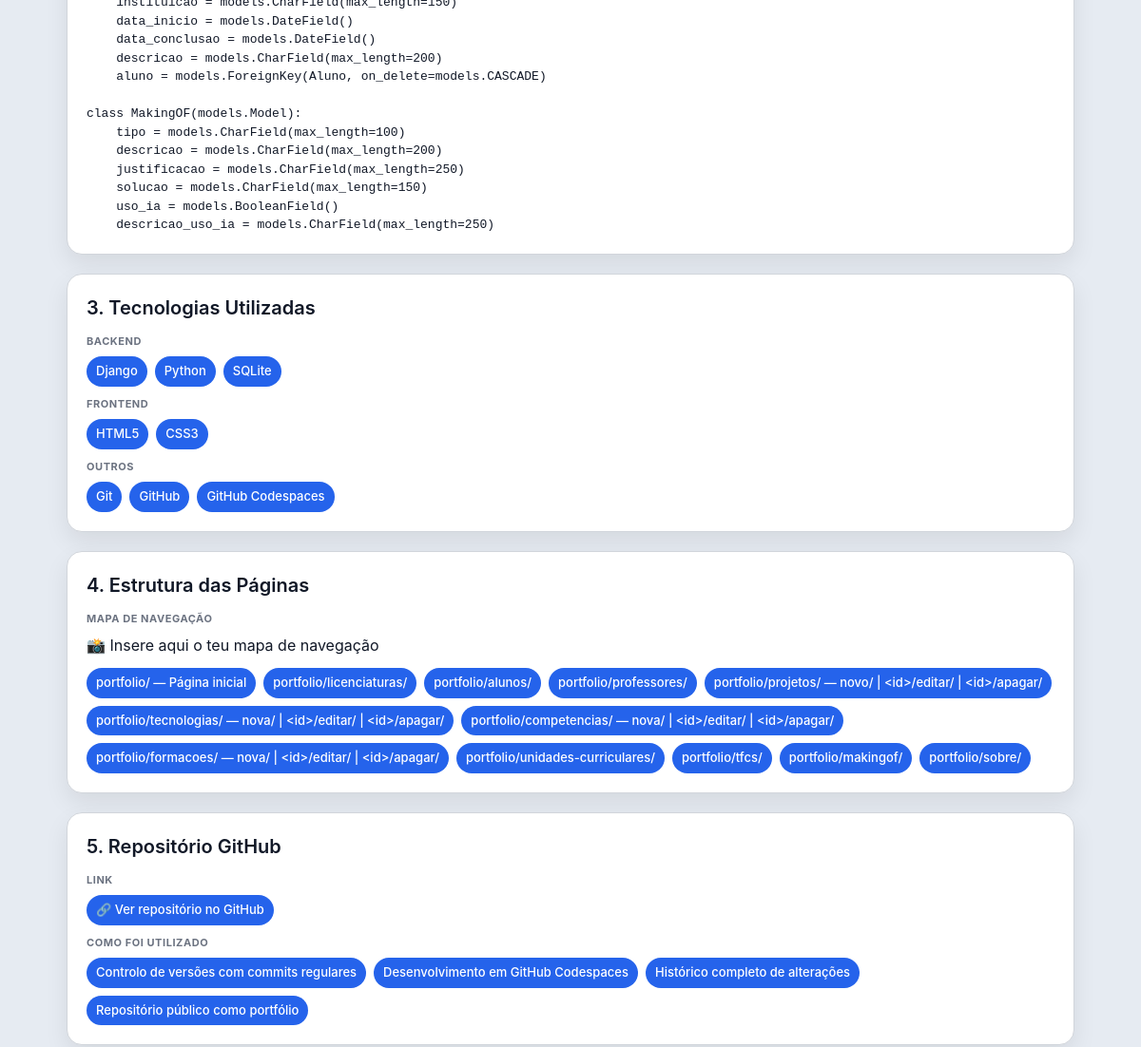
/sobre/ (middle part), run on an earlier commit of the app's database.
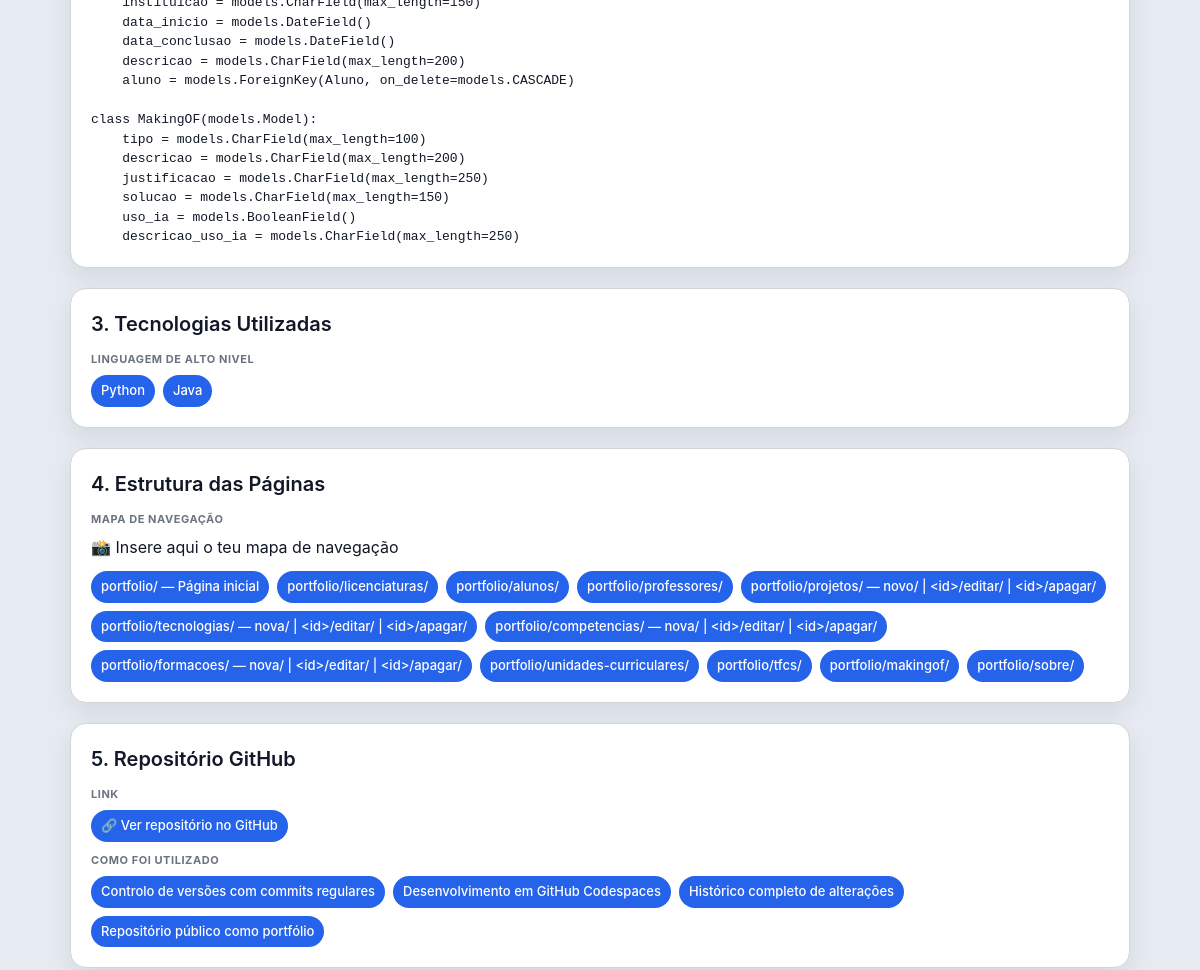
And on a later commit of the database.
### portfolio/models.py (models this page shows, shortened)
class Tecnologia(models.Model):
    nome = models.CharField(max_length=100)
    tipo = models.CharField(max_length=150)
    descricao = models.CharField(max_length=200)
    site = models.URLField()
    interesse = models.IntegerField(
        validators=[MinValueValidator(0), MaxValueValidator(10)]
    )

### portfolio/views.py (the view)
# urls.py: path('sobre/', views.sobre_view, name='sobre'),
def sobre_view(request):
    from itertools import groupby
    from .models import Tecnologia, MakingOF
    tecnologias = Tecnologia.objects.all().order_by('tipo')
    makingof = MakingOF.objects.all()
    tecnologias_por_tipo = {}
    for tec in tecnologias:
        if tec.tipo not in tecnologias_por_tipo:
            tecnologias_por_tipo[tec.tipo] = []
        tecnologias_por_tipo[tec.tipo].append(tec)
    return render(request, 'portfolio/sobre.html', {
        'tecnologias_por_tipo': tecnologias_por_tipo,
        'makingof': makingof,
    })

### portfolio/templates/portfolio/sobre.html (shortened to what this page needs)
{% extends 'portfolio/base.html' %}
{% block content %}
{% load markdownify %}
<section>
    <article>
        <section>
            <pre class="codigo"><code>class Licenciatura(models.Model):
    descricao_uso_ia = models.CharField(max_length=250)</code></pre>
        </section>
    </article>
</section>
<section>
    <article>
        <header>
            <h3>3. Tecnologias Utilizadas</h3>
        </header>
        {% if tecnologias_por_tipo %}
            {% for tipo, techs in tecnologias_por_tipo.items %}
            <section>
                <h4>{{ tipo }}</h4>
                <ul>
                    {% for tec in techs %}
                    <li><a href="{{ tec.site }}" target="_blank" style="color:white;text-decoration:none;">{{ tec.nome }}</a></li>
                    {% endfor %}
                </ul>
            </section>
            {% endfor %}
        {% else %}
        <section>
            <h4>Backend</h4>
            <ul>
                <li>Django</li>
                <li>Python</li>
                <li>SQLite</li>
            </ul>
        </section>
        <section>
            <h4>Frontend</h4>
            <ul>
                <li>HTML5</li>
                <li>CSS3</li>
            </ul>
        </section>
        <section>
            <h4>Outros</h4>
            <ul>
                <li>Git</li>
                <li>GitHub</li>
                <li>GitHub Codespaces</li>
            </ul>
        </section>
        {% endif %}
    </article>
</section>
<section>
    <article>
        <header>
            <h3>4. Estrutura das Páginas</h3>
        </header>
        <section>
            <h4>Mapa de Navegação</h4>
            <div class="placeholder">
                <p>📸 Insere aqui o teu mapa de navegação</p>
            </div>
            <ul style="margin-top:12px;">
                <li>portfolio/ — Página inicial</li>
                <li>portfolio/licenciaturas/</li>
                <li>portfolio/alunos/</li>
                <li>portfolio/professores/</li>
                <li>portfolio/projetos/ — novo/ | &lt;id&gt;/editar/ | &lt;id&gt;/apagar/</li>
                <li>portfolio/tecnologias/ — nova/ | &lt;id&gt;/editar/ | &lt;id&gt;/apagar/</li>
                <li>portfolio/competencias/ — nova/ | &lt;id&gt;/editar/ | &lt;id&gt;/apagar/</li>
                <li>portfolio/formacoes/ — nova/ | &lt;id&gt;/editar/ | &lt;id&gt;/apagar/</li>
                <li>portfolio/unidades-curriculares/</li>
                <li>portfolio/tfcs/</li>
                <li>portfolio/makingof/</li>
                <li>portfolio/sobre/</li>
            </ul>
        </section>
    </article>
</section>
<section>
    <article>
        <header>
            <h3>5. Repositório GitHub</h3>
        </header>
        <section>
            <h4>Link</h4>
            <ul>
                <li>
                    <a href="https://github.com/SEU_USERNAME/SEU_REPO" target="_blank" style="color:white;text-decoration:none;">
                        🔗 Ver repositório no GitHub
                    </a>
                </li>
            </ul>
        </section>
        <section>
            <h4>Como foi utilizado</h4>
            <ul>
                <li>Controlo de versões com commits regulares</li>
                <li>Desenvolvimento em GitHub Codespaces</li>
                <li>Histórico completo de alterações</li>
                <li>Repositório público como portfólio</li>
            </ul>
        </section>
    </article>
</section>
{% endblock %}

What changed in the data, as far as the page shows it:
added Tecnologia: tipo "LINGUAGEM DE ALTO NIVEL", nome "Python"
added Tecnologia: nome "Java", shown under "LINGUAGEM DE ALTO NIVEL"
Also different on the page:
text no longer shown: "BACKEND Django Python SQLite FRONTEND HTML5 CSS3 OUTROS Git GitHub GitHub Codespaces"
